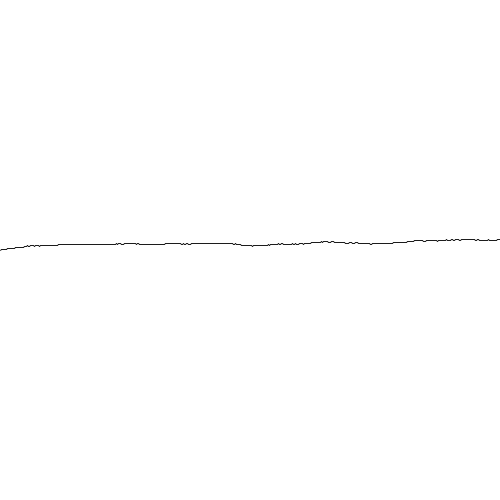
Frame 1 (no input)
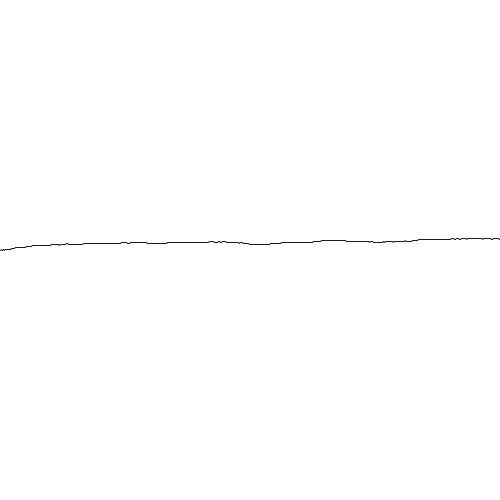
Frame 60 (the mouse pressed at the canvas centre just before this capture)
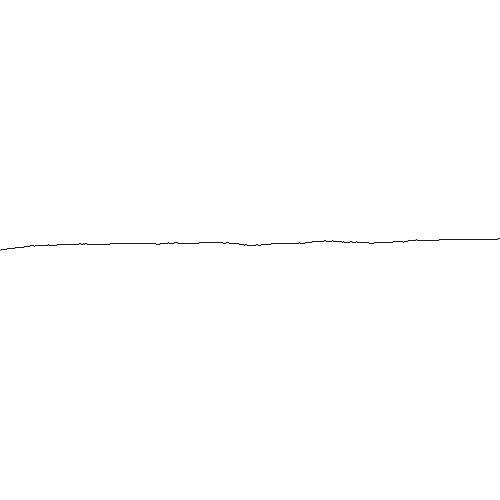
Frame 120 (the mouse held since frame 60 and released just before this capture)

The Processing sketch that drew these frames (run headless with seeded random() and noise(); from frame 60 on, the mouse is pressed at the canvas centre):

// Processing sketch: processing_182019
// ── processing_182019.pde

float y;
float x;
float yVariance;
float newY;
float noiseSeed;

void setup(){
 size(500,500);
 smooth();
 y=height/2;
 x=0;
 strokeWeight(1);
 stroke(0,200);
 frameRate(10);
 
  
}

void draw(){
  background(255);
  noiseSeed=random(10);// try 2
  for (int i=0;x<width;x++){
    yVariance=noise(noiseSeed)-.49;
    newY=y+yVariance;
    line(x,y,x+1,newY);
    y=newY;
    noiseSeed+=0.8;
  }
  x=0;
  y=height/2;
  
  
  
}
